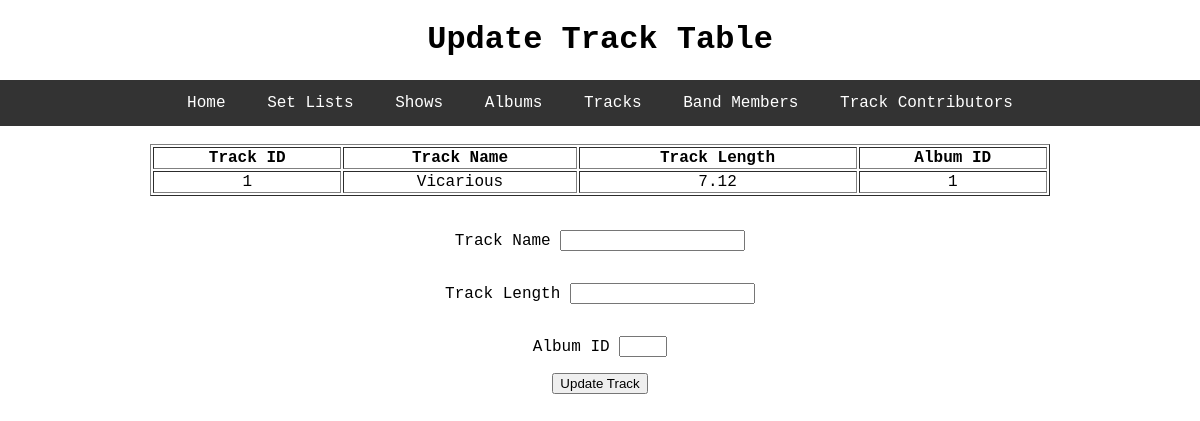
The page /update_track/1 on the database its author committed.
### toolDB/models.py (models this page shows, shortened)
class Track(db.Model):
    id = db.Column(db.Integer, primary_key=True)
    track_name = db.Column(db.String, nullable=False)
    track_length = db.Column(db.Float, nullable=False)
    album_id = db.Column(db.Integer, db.ForeignKey('album.id'), nullable=False)
    member_track = db.relationship('Member', secondary='trackBandMember', backref='track', lazy=True)
    set_list_track = db.relationship('SetList', cascade='all, delete', backref='track', lazy=True)

### toolDB/update_db/routes.py (the view)
@update.route('/update_track/<int:id>', methods=['POST','GET'])
def update_tracks(id):
    form = UpdateTrackForm()
    row = Track.query.filter_by(id=id).first()
    if form.validate_on_submit():
        Track.query.filter_by(id=id).update({'track_name':form.track_name.data, 'track_length':form.track_length.data, 'album_id':form.album_id.data})
        db.session.commit()
        flash(f'Track has been updated!', 'success')
        return redirect(url_for('select.track'))
    return render_template('track_update.html', title='Update Track', header='Update Track Table', form=form, row=row)

### toolDB/update_db/forms.py
class UpdateTrackForm(FlaskForm):
    track_name = StringField('Track Name', validators=[DataRequired(), Length(min=2, max=20)])
    track_length = FloatField('Track Length', validators=[DataRequired()])
    album_id = IntegerField('Album ID', validators=[DataRequired(), NumberRange(min=Album.query.first().id, max=Album.query.order_by(Album.id.desc()).first().id)])
    submit = SubmitField('Update Track')

### toolDB/templates/track_update.html (shortened to what this page needs)
{% extends "layout.html" %}
{% block content %}
	<table style="width:75%" table border="1" table align = "center">
	  <thead>
	    <th>Track ID</th>
	    <th>Track Name</th>
	    <th>Track Length</th>
	    <th>Album ID</th>
	  </thead>
	  <tbody>
		<tr>
			<td>{{ row.id }}</td>
			<td>{{ row.track_name }}</td>
			<td>{{ row.track_length }}</td>
			<td>{{ row.album_id }}</td>
		</tr>
		</tbody>
	</table>
	<br>
	<form method="POST" action="">
	    <div class='form-control'>
	      {{ form.track_name.label }}
	      {% if form.track_name.errors %}
	        {{ form.track_name }}
	        <ul class=errors>
	        {% for error in form.track_name.errors %}
	          <li>{{ error }}</li>
	        {% endfor %}
	        </ul>
	      {% else %}
	        {{ form.track_name }}
	      {% endif %}
	    </div>
	    <div class='form-control'>
	      {{ form.track_length.label }}
	      {% if form.track_length.errors %}
	        {{ form.track_length }}
	        <ul class=errors>
	        {% for error in form.track_length.errors %}
	          <li>{{ error }}</li>
	        {% endfor %}
	        </ul>
	      {% else %}
	        {{ form.track_length }}
	      {% endif %}
	    </div>
	    <div class='form-control'>
	      {{ form.album_id.label }}
	      {% if form.album_id.errors %}
	        {{ form.album_id }}
	        <ul class=errors>
	        {% for error in form.album_id.errors %}
	          <li>{{ error }}</li>
	        {% endfor %}
	        </ul>
	      {% else %}
	        {{ form.album_id }}
	      {% endif %}
	    </div>
		{{ form.submit() }}
	</form>
{% endblock content %}

### toolDB/static/css/style.css (style rules this page uses)
h1, h2, ul, li, label, form, select, option { font-family: "Courier New", monospace; text-align: center; list-style: none; }
body { margin: auto; padding: 0; font-family: "Courier New", monospace; text-align: center; }
.form-control { position : relative; margin : auto; padding: 1em; }

### rows shown on the page
Track: id "1", track_name "Vicarious", track_length "7.12", album_id "1"

### other values the page prints
{{ header }} "Update Track Table"
